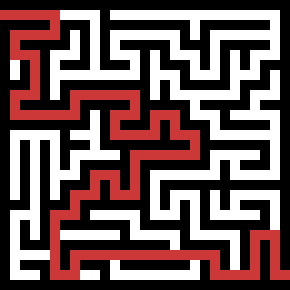
#> input picture Python Blocks/m141410.png, 290 x 290 px
$ jupyter execute maze.ipynb
#> lines starting #> are read from the running program, lines starting #| are printed output that depends on the picture
[cell 1]
import sys                              # Printing to file
import numpy                            # For shape of images
from PIL import Image, ImageDraw        # Image processing

from IPython.display import display     # For displaying the images in this notebook

## Load a PNG using PIL

[cell 2]
image = Image.open("m141410.png")
#> image is the input picture: PIL image 290x290 RGBA; mean R, G, B, A 112.3, 90.5, 90.5, 255
print("Image size:", image.size)
#| Image size: (290, 290)

# Remove the alpha channel from a PNG
image = image.convert("RGB")
#> image: PIL image 290x290 RGB
image = image.rotate(90)
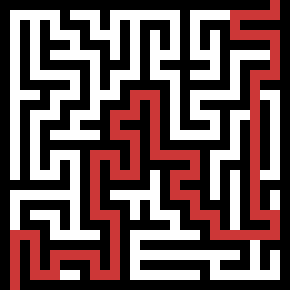
#> image: PIL image 290x290 RGB; mean R, G, B 112.3, 90.5, 90.5

print("Image shape:", numpy.array(image).shape)
#| Image shape: (290, 290, 3)
image

[cell 3]
pixels = list(image.getdata())
#> pixels = 84100 items
width, height = image.size
#> width = 290; height = 290
pixels = [pixels[i * width:(i + 1) * width] for i in range(height)]
#> pixels = 290 items

rows = 29
cols = 29
block = height / rows
#> block = 10

print("Rows:", rows)
print("Cols:", cols)
print("Block width:", block)
#| Block width: 10.0

[cell 4]
# Sampling points
boxedImage = image.copy()
draw = ImageDraw.Draw(boxedImage)


for r in range(1, rows - 1):
    for c in range(1, cols - 1):
        rowPixel = int((r + 0.5) * block)
        colPixel = int((c + 0.5) * block)

        draw.ellipse((rowPixel - 1, colPixel - 1, rowPixel + 1, colPixel + 1), fill=(0, 0, 255))

boxedImage
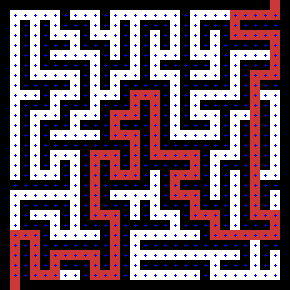
#> Out: PIL image 290x290 RGB; mean R, G, B 106.7, 86, 97

[cell 5]
# Pixel representation
for r in range(1, rows - 1):
    for c in range(1, cols - 1):
        rowPixel = int((r + 0.5) * block)
        colPixel = int((c + 0.5) * block)

        pixel = pixels[rowPixel][colPixel]
        val = int(pixel[2])
        isBlack = 1 if val < 50 else 0


        if isBlack == 1:
            print("# ", end="")
        else:
            print(". ", end="")
    print()

[cell 6]
# Generate blocks file
original = sys.stdout

with open("blocks.txt", "w") as file:
    sys.stdout = file

    for r in range(1, rows - 1):
        for c in range(1, cols - 1):
            rowPixel = int((r + 0.5) * block)
            colPixel = int((c + 0.5) * block)

            pixel = pixels[rowPixel][colPixel]
            val = int(pixel[2])
            isBlack = 1 if val < 50 else 0


            if isBlack == 1:
                print("blocks[{r}][{c}] <= 1;".format(r=r, c=c))

    sys.stdout = original

print("Done")
